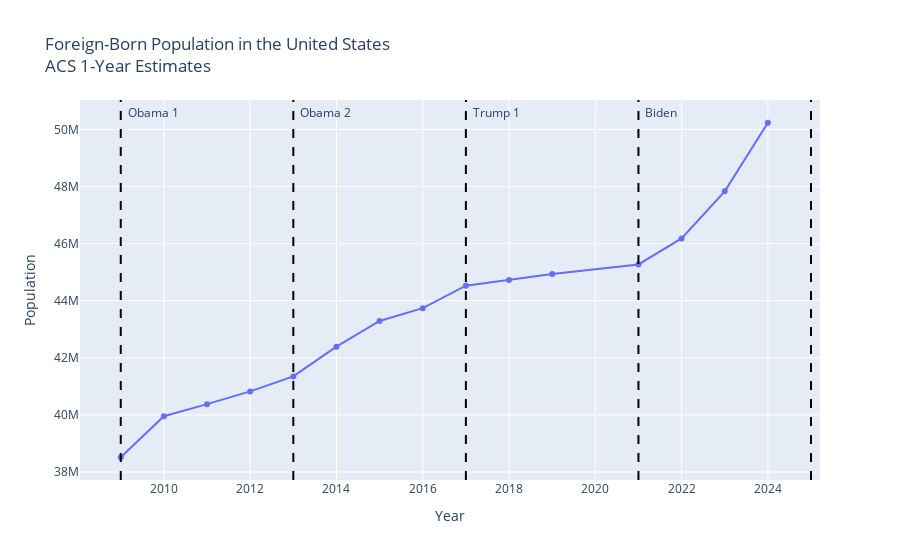

Notebook code for this chart:
### Code cell
plot_acs_timeseries(
    df,
    column="Foreign-born",
    title="Foreign-Born Population in the United States<br>ACS 1-Year Estimates",
    y_label="Population",
)

### Figure 1 — Plotly figure (JSON) as saved in the notebook; plotly's stock layout.template omitted (floating-point values rounded to 4 significant figures)
{"data": [{"hovertemplate": "Year=%{x}<br>Population=%{y}<extra></extra>", "legendgroup": "", "line": {"color": "#636efa", "dash": "solid"}, "marker": {"symbol": "circle"}, "mode": "lines+markers", "name": "", "orientation": "v", "showlegend": false, "type": "scatter", "x": [2009, 2010, 2011, 2012, 2013, 2014, 2015, 2016, 2017, 2018, 2019, 2021, 2022, 2023, 2024], "xaxis": "x", "y": [38517234, 39955854, 40377860, 40824658, 41348066, 42391794, 43290372, 43739345, 44525855, 44728721, 44932901, 45270103, 46182177, 47831411, 50234858], "yaxis": "y"}], "layout": {"annotations": [{"showarrow": false, "text": "Obama 1", "x": 2009, "xanchor": "left", "xshift": 5, "y": 50234858, "yanchor": "bottom"}, {"showarrow": false, "text": "Obama 2", "x": 2013, "xanchor": "left", "xshift": 5, "y": 50234858, "yanchor": "bottom"}, {"showarrow": false, "text": "Trump 1", "x": 2017, "xanchor": "left", "xshift": 5, "y": 50234858, "yanchor": "bottom"}, {"showarrow": false, "text": "Biden", "x": 2021, "xanchor": "left", "xshift": 5, "y": 50234858, "yanchor": "bottom"}, {"showarrow": false, "text": "", "x": 2025, "xanchor": "left", "xshift": 5, "y": 50234858, "yanchor": "bottom"}], "legend": {"tracegroupgap": 0}, "shapes": [{"line": {"color": "black", "dash": "dash"}, "type": "line", "x0": 2009, "x1": 2009, "xref": "x", "y0": 0, "y1": 1, "yref": "y domain"}, {"line": {"color": "black", "dash": "dash"}, "type": "line", "x0": 2013, "x1": 2013, "xref": "x", "y0": 0, "y1": 1, "yref": "y domain"}, {"line": {"color": "black", "dash": "dash"}, "type": "line", "x0": 2017, "x1": 2017, "xref": "x", "y0": 0, "y1": 1, "yref": "y domain"}, {"line": {"color": "black", "dash": "dash"}, "type": "line", "x0": 2021, "x1": 2021, "xref": "x", "y0": 0, "y1": 1, "yref": "y domain"}, {"line": {"color": "black", "dash": "dash"}, "type": "line", "x0": 2025, "x1": 2025, "xref": "x", "y0": 0, "y1": 1, "yref": "y domain"}], "title": {"text": "Foreign-Born Population in the United States<br>ACS 1-Year Estimates"}, "xaxis": {"anchor": "y", "domain": [0, 1], "title": {"text": "Year"}}, "yaxis": {"anchor": "x", "domain": [0, 1], "title": {"text": "Population"}}}}
